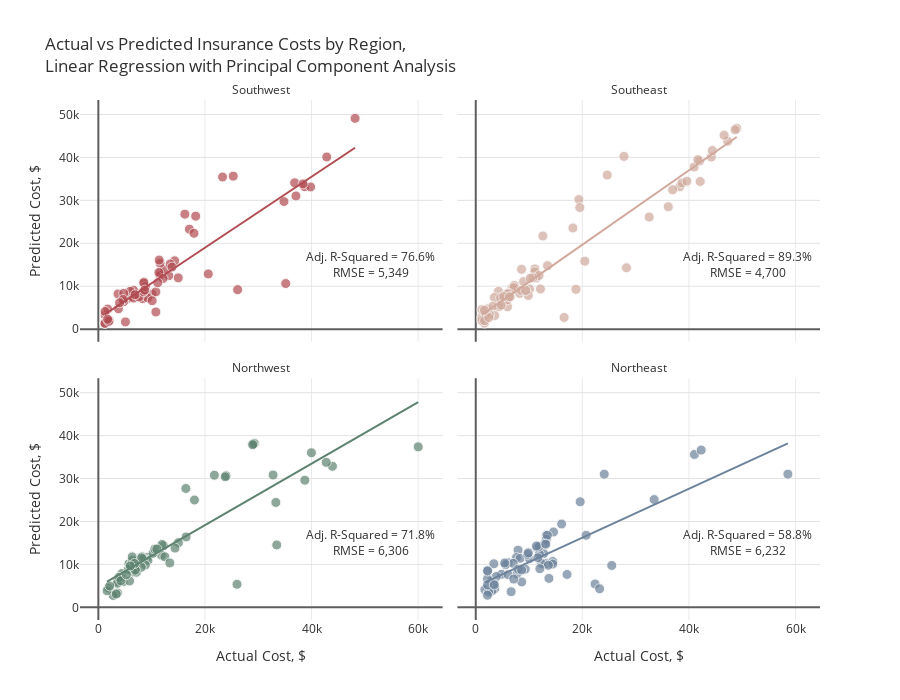

The notebook cell saved with this chart:
### Markdown cell above
<b>5 |</b> Linear Regression with PCA Dimensionality Reduction</b>


With the addition of polynomial features, the number of variables in the dataset increases from 5 to 20. Due to the effects of multicollinearity, I will use Principal Component Analysis (PCA) to reduce the correlation between the features in the linear regression models. Principal Component Analysis is a technique that reduces the dimensionality of a data set by transforming variables that are potentially correlated into linearly uncorrelated principal components.

### Code cell
models=["Linear Regression", "KNN", "SVM", "Gradient Boosting"]
mod_res=pd.DataFrame(columns=["Average RMSE", "Avg. Adjusted R2"], index=models)
regions = ins.region.unique()
s = StandardScaler()

actuals=[]
preds=[]
rmses=[]
r2_scores=[]
adj_r2_scores=[]

for i in regions:
    
    # Filter data by region
    print("\nRegion: {}\n".format(i))
    ins_df = ins[ins.region==i]
    X=ins_df.drop(['charges', 'region'], axis=1)
    y=ins_df.charges
    
    # Add polynomial features
    pf = PolynomialFeatures(degree=2, include_bias=False)
    X_pf = pd.DataFrame(data=pf.fit_transform(X), columns=pf.get_feature_names_out(X.columns))
    
    # Create training and test sets
    X_train, X_test, y_train, y_test = train_test_split(X_pf, y, test_size=0.2, random_state=1)
    
    # Scale features
    X_train_scaled = s.fit_transform(X_train)
    X_test_scaled = s.transform(X_test)
    
    # PCA
    pca = PCA(.95)
    X_train_pca=pca.fit_transform(X_train_scaled)
    X_test_pca=pca.transform(X_test_scaled)
    print("Number of Principal Components = {}".format(pca.n_components_))
    print("Train Shape:{} {}  Test Shape:{} {}".format(X_train_pca.shape, y_train.shape, X_test_pca.shape, y_test.shape))
    
    # Linear Regression
    lr = LinearRegression().fit(X_train_pca, y_train)
    y_pred=lr.predict(X_test_pca)
    rmse=np.sqrt(mean_squared_error(y_test, y_pred)).round(2)
    r2=r2_score(y_test, y_pred)
    adj_r2 = 1 - (1-r2)*(len(y_test)-1)/(len(y_test)-X_test_pca.shape[1]-1)
    
    actuals.append(pd.Series(y_test, name='actuals').reset_index())
    preds.append(pd.Series(y_pred, name='preds').reset_index(drop=True))
    rmses.append(rmse)
    r2_scores.append(r2)
    adj_r2_scores.append(adj_r2)
    
    print("Test Error (RMSE) = {:,}".format(rmse))
    print("R-Squared = {:.2f}%, Adjusted R-Squared = {:.2f}%".format(r2*100, adj_r2*100))
    if i != 'Northeast':
        print("__________________________")

# Plot results
for i in range(0,4):
    actuals[i].loc[:,'index']=regions[i]
actual = pd.concat([actuals[i] for i in range(4)], axis = 0)
pred = pd.concat([preds[i] for i in range(4)], axis = 0)
df = pd.concat([actual, pred], axis=1).reset_index(drop=True)
col = ["#B14B51", '#D0A99C', '#5D8370','#6C839B']
fig = px.scatter(df, x="actuals", y="preds", color="index", trendline="ols", height=700,
                 title="Actual vs Predicted Insurance Costs by Region,<br>Linear Regression with Principal Component Analysis",
                 color_discrete_sequence=col, opacity=0.7, facet_col='index', facet_col_wrap=2)

fig.for_each_annotation(lambda a: a.update(text=a.text.split("=")[-1]))
fig.add_annotation(text="Adj. R-Squared = {:.1f}%<br>RMSE = {:,.0f}".format(adj_r2_scores[0]*100,rmses[0]),
                   x=51e3,y=15e3, row=2,col=1, showarrow=False)
fig.add_annotation(text="Adj. R-Squared = {:.1f}%<br>RMSE = {:,.0f}".format(adj_r2_scores[1]*100,rmses[1]),
                   x=51e3,y=15e3, row=2,col=2, showarrow=False)
fig.add_annotation(text="Adj. R-Squared = {:.1f}%<br>RMSE = {:,.0f}".format(adj_r2_scores[2]*100,rmses[2]),
                   x=51e3,y=15e3, row=1,col=1, showarrow=False)
fig.add_annotation(text="Adj. R-Squared = {:.1f}%<br>RMSE = {:,.0f}".format(adj_r2_scores[3]*100,rmses[3]),
                   x=51e3,y=15e3, row=1,col=2, showarrow=False)

fig.update_traces(hovertemplate="Actual Cost: %{x:$,.2f}<br>Predicted Cost: %{y:$,.2f}",
                  marker=dict(size=10, line=dict(width=1,color="#F7F7F7")),
                  selector=dict(mode="markers"), showlegend=False)
fig.update_xaxes(title="Actual Cost, $", row=1)
fig.update_xaxes(showgrid=True, gridwidth=1, gridcolor='#EAEAEA',
                 zeroline=True, zerolinewidth=2, zerolinecolor='#5E5E5E')
fig.update_yaxes(title="Predicted Cost, $", col=1)
fig.update_yaxes(showgrid=True, gridwidth=1, gridcolor='#E3E3E3',
                 zeroline=True, zerolinewidth=2, zerolinecolor='#5E5E5E')
fig.update_layout(font_color="#303030", paper_bgcolor="white", plot_bgcolor="white")
fig.show()

### Figure 1 — Plotly figure (JSON) as saved in the notebook; plotly's stock layout.template omitted (floating-point values rounded to 4 significant figures)
{"data": [{"hovertemplate": "Actual Cost: %{x:$,.2f}<br>Predicted Cost: %{y:$,.2f}", "legendgroup": "Southwest", "marker": {"color": "#B14B51", "line": {"color": "#F7F7F7", "width": 1}, "opacity": 0.7, "size": 10, "symbol": "circle"}, "mode": "markers", "name": "Southwest", "orientation": "v", "showlegend": false, "type": "scatter", "x": [3761.0, 11670.0, 6312.0, 14320.0, 11550.0, 5080.0, 8269.0, 3693.0, 36840.0, 13220.0, 23310.0, 35160.0, 12350.0, 10070.0, 5488.0, 38710.0, 7197.0, 6572.0, 5980.0, 34830.0, 6600.0, 39840.0, 1256.0, 1242.0, 4762.0, 9265.0, 13470.0, 1759.0, 1242.0, 48170.0, 16230.0, 25310.0, 10790.0, 4751.0, 8557.0, 42860.0, 8278.0, 11580.0, 7624.0, 12150.0, 20630.0, 4647.0, 26140.0, 2008.0, 8444.0, 17080.0, 13820.0, 8825.0, 37080.0, 10100.0, 11410.0, 14990.0, 11360.0, 6876.0, 10800.0, 18260.0, 1262.0, 17940.0, 11150.0, 38420.0, 8522.0, 8703.0, 3988.0, 1965.0, 1743.0], "xaxis": "x3", "y": [4749.0, 13330.0, 7583.0, 15920.0, 12520.0, 1687.0, 7105.0, 8204.0, 34080.0, 12450.0, 35440.0, 10630.0, 13940.0, 8197.0, 7163.0, 33190.0, 8343.0, 9079.0, 8811.0, 29720.0, 7232.0, 33130.0, 3290.0, 1410.0, 8344.0, 7285.0, 15180.0, 4676.0, 1323.0, 49110.0, 26790.0, 35640.0, 8684.0, 6399.0, 10970.0, 40100.0, 8584.0, 15370.0, 7492.0, 11790.0, 12860.0, 6900.0, 9193.0, 2091.0, 8762.0, 23290.0, 14450.0, 9915.0, 31030.0, 6624.0, 16090.0, 11940.0, 13190.0, 8020.0, 3993.0, 26320.0, 4100.0, 22340.0, 10800.0, 33840.0, 10790.0, 9097.0, 6162.0, 1808.0, 2304.0], "yaxis": "y3"}, {"hovertemplate": "<b>OLS trendline</b><br>preds = 0.826689 * actuals + 2433.4<br>R<sup>2</sup>=0.792960<br><br>index=Southwest<br>actuals=%{x}<br>preds=%{y} <b>(trend)</b><extra></extra>", "legendgroup": "Southwest", "marker": {"color": "#B14B51", "symbol": "circle"}, "mode": "lines", "name": "Southwest", "showlegend": false, "type": "scatter", "x": [1242.0, 1242.0, 1256.0, 1262.0, 1743.0, 1759.0, 1965.0, 2008.0, 3693.0, 3761.0, 3988.0, 4647.0, 4751.0, 4762.0, 5080.0, 5488.0, 5980.0, 6312.0, 6572.0, 6600.0, 6876.0, 7197.0, 7624.0, 8269.0, 8278.0, 8444.0, 8522.0, 8557.0, 8703.0, 8825.0, 9265.0, 10070.0, 10100.0, 10790.0, 10800.0, 11150.0, 11360.0, 11410.0, 11550.0, 11580.0, 11670.0, 12150.0, 12350.0, 13220.0, 13470.0, 13820.0, 14320.0, 14990.0, 16230.0, 17080.0, 17940.0, 18260.0, 20630.0, 23310.0, 25310.0, 26140.0, 34830.0, 35160.0, 36840.0, 37080.0, 38420.0, 38710.0, 39840.0, 42860.0, 48170.0], "xaxis": "x3", "y": [3460.0, 3460.0, 3472.0, 3477.0, 3874.0, 3888.0, 4058.0, 4093.0, 5487.0, 5543.0, 5730.0, 6275.0, 6361.0, 6370.0, 6633.0, 6970.0, 7377.0, 7651.0, 7866.0, 7890.0, 8118.0, 8383.0, 8736.0, 9269.0, 9276.0, 9414.0, 9478.0, 9507.0, 9628.0, 9729.0, 10090.0, 10750.0, 10780.0, 11350.0, 11360.0, 11650.0, 11830.0, 11870.0, 11980.0, 12000.0, 12080.0, 12480.0, 12640.0, 13370.0, 13570.0, 13860.0, 14270.0, 14820.0, 15850.0, 16550.0, 17270.0, 17530.0, 19490.0, 21700.0, 23360.0, 24040.0, 31230.0, 31500.0, 32890.0, 33090.0, 34190.0, 34440.0, 35370.0, 37860.0, 42260.0], "yaxis": "y3"}, {"hovertemplate": "Actual Cost: %{x:$,.2f}<br>Predicted Cost: %{y:$,.2f}", "legendgroup": "Southeast", "marker": {"color": "#D0A99C", "line": {"color": "#F7F7F7", "width": 1}, "opacity": 0.7, "size": 10, "symbol": "circle"}, "mode": "markers", "name": "Southeast", "orientation": "v", "showlegend": false, "type": "scatter", "x": [44200.0, 6781.0, 5478.0, 32550.0, 1816.0, 11090.0, 11090.0, 13470.0, 47270.0, 10110.0, 38280.0, 19350.0, 1616.0, 40970.0, 1824.0, 7244.0, 36950.0, 42000.0, 6184.0, 20460.0, 7153.0, 2219.0, 8233.0, 4266.0, 19520.0, 27810.0, 16590.0, 5967.0, 4505.0, 3501.0, 4340.0, 5974.0, 3227.0, 11360.0, 12590.0, 6314.0, 5920.0, 12140.0, 3562.0, 4673.0, 46600.0, 2566.0, 41680.0, 8978.0, 48970.0, 24670.0, 8597.0, 38710.0, 1136.0, 18810.0, 1982.0, 1132.0, 6500.0, 1147.0, 8548.0, 39610.0, 11880.0, 48680.0, 44400.0, 18220.0, 28290.0, 9855.0, 10700.0, 5245.0, 1665.0, 2465.0, 9378.0, 10230.0, 36120.0, 4780.0, 6338.0, 42110.0, 1634.0], "xaxis": "x4", "y": [40100.0, 9501.0, 6655.0, 26110.0, 2083.0, 14030.0, 13350.0, 14780.0, 43790.0, 9337.0, 33170.0, 30190.0, 1396.0, 37760.0, 3428.0, 10180.0, 32460.0, 39180.0, 8410.0, 15840.0, 9674.0, 4735.0, 8339.0, 8813.0, 28320.0, 40240.0, 2725.0, 5203.0, 6267.0, 7373.0, 5204.0, 6838.0, 5344.0, 11930.0, 21700.0, 8256.0, 8220.0, 9354.0, 3181.0, 7295.0, 45170.0, 3363.0, 39450.0, 11060.0, 46790.0, 35900.0, 13930.0, 34070.0, 2796.0, 9269.0, 3481.0, 2024.0, 7521.0, 4557.0, 9034.0, 34470.0, 12500.0, 46440.0, 41590.0, 23570.0, 14290.0, 7841.0, 11970.0, 7573.0, 1985.0, 2698.0, 9008.0, 11860.0, 28520.0, 5586.0, 7527.0, 34390.0, 4421.0], "yaxis": "y4"}, {"hovertemplate": "<b>OLS trendline</b><br>preds = 0.866193 * actuals + 2334.73<br>R<sup>2</sup>=0.905011<br><br>index=Southeast<br>actuals=%{x}<br>preds=%{y} <b>(trend)</b><extra></extra>", "legendgroup": "Southeast", "marker": {"color": "#D0A99C", "symbol": "circle"}, "mode": "lines", "name": "Southeast", "showlegend": false, "type": "scatter", "x": [1132.0, 1136.0, 1147.0, 1616.0, 1634.0, 1665.0, 1816.0, 1824.0, 1982.0, 2219.0, 2465.0, 2566.0, 3227.0, 3501.0, 3562.0, 4266.0, 4340.0, 4505.0, 4673.0, 4780.0, 5245.0, 5478.0, 5920.0, 5967.0, 5974.0, 6184.0, 6314.0, 6338.0, 6500.0, 6781.0, 7153.0, 7244.0, 8233.0, 8548.0, 8597.0, 8978.0, 9378.0, 9855.0, 10110.0, 10230.0, 10700.0, 11090.0, 11090.0, 11360.0, 11880.0, 12140.0, 12590.0, 13470.0, 16590.0, 18220.0, 18810.0, 19350.0, 19520.0, 20460.0, 24670.0, 27810.0, 28290.0, 32550.0, 36120.0, 36950.0, 38280.0, 38710.0, 39610.0, 40970.0, 41680.0, 42000.0, 42110.0, 44200.0, 44400.0, 46600.0, 47270.0, 48680.0, 48970.0], "xaxis": "x4", "y": [3315.0, 3319.0, 3328.0, 3734.0, 3750.0, 3777.0, 3908.0, 3915.0, 4051.0, 4257.0, 4470.0, 4558.0, 5130.0, 5367.0, 5420.0, 6030.0, 6094.0, 6237.0, 6383.0, 6475.0, 6878.0, 7080.0, 7463.0, 7503.0, 7510.0, 7692.0, 7804.0, 7825.0, 7965.0, 8209.0, 8530.0, 8609.0, 9466.0, 9739.0, 9781.0, 10110.0, 10460.0, 10870.0, 11090.0, 11190.0, 11610.0, 11940.0, 11940.0, 12180.0, 12630.0, 12850.0, 13240.0, 14000.0, 16700.0, 18120.0, 18620.0, 19100.0, 19240.0, 20060.0, 23700.0, 26420.0, 26840.0, 30530.0, 33630.0, 34340.0, 35490.0, 35860.0, 36650.0, 37830.0, 38430.0, 38710.0, 38810.0, 40620.0, 40790.0, 42700.0, 43280.0, 44500.0, 44750.0], "yaxis": "y4"}, {"hovertemplate": "Actual Cost: %{x:$,.2f}<br>Predicted Cost: %{y:$,.2f}", "legendgroup": "Northwest", "marker": {"color": "#5D8370", "line": {"color": "#F7F7F7", "width": 1}, "opacity": 0.7, "size": 10, "symbol": "circle"}, "mode": "markers", "name": "Northwest", "orientation": "v", "showlegend": false, "type": "scatter", "x": [9174.0, 4433.0, 21770.0, 7732.0, 33470.0, 4618.0, 3594.0, 12240.0, 6204.0, 11840.0, 4467.0, 8163.0, 6394.0, 1906.0, 23970.0, 2775.0, 3538.0, 32790.0, 6112.0, 9302.0, 11950.0, 6389.0, 23810.0, 10260.0, 4244.0, 16460.0, 8413.0, 26020.0, 60020.0, 3580.0, 12480.0, 5856.0, 7154.0, 1636.0, 6987.0, 43920.0, 15020.0, 29330.0, 5630.0, 8827.0, 8060.0, 5729.0, 14380.0, 29140.0, 38750.0, 3877.0, 42760.0, 6374.0, 28950.0, 16420.0, 10600.0, 18030.0, 39980.0, 6941.0, 4240.0, 6361.0, 8116.0, 6797.0, 2137.0, 33310.0, 13420.0, 10980.0, 3353.0, 5261.0, 5990.0], "xaxis": "x", "y": [11660.0, 7887.0, 30780.0, 10690.0, 14530.0, 5954.0, 3359.0, 14340.0, 8680.0, 12150.0, 6947.0, 11770.0, 9061.0, 4480.0, 30650.0, 2758.0, 5982.0, 30830.0, 8838.0, 10920.0, 14640.0, 8218.0, 30410.0, 12590.0, 6877.0, 16390.0, 11310.0, 5367.0, 37390.0, 5602.0, 11770.0, 6135.0, 8184.0, 3860.0, 10620.0, 32860.0, 15060.0, 38210.0, 8838.0, 9857.0, 9343.0, 10130.0, 13800.0, 38090.0, 29620.0, 7005.0, 33780.0, 10980.0, 37880.0, 27690.0, 13580.0, 25000.0, 36010.0, 8666.0, 6200.0, 11760.0, 11520.0, 10210.0, 4981.0, 24440.0, 10340.0, 13600.0, 3104.0, 7627.0, 9645.0], "yaxis": "y"}, {"hovertemplate": "<b>OLS trendline</b><br>preds = 0.716568 * actuals + 4799.83<br>R<sup>2</sup>=0.751236<br><br>index=Northwest<br>actuals=%{x}<br>preds=%{y} <b>(trend)</b><extra></extra>", "legendgroup": "Northwest", "marker": {"color": "#5D8370", "symbol": "circle"}, "mode": "lines", "name": "Northwest", "showlegend": false, "type": "scatter", "x": [1636.0, 1906.0, 2137.0, 2775.0, 3353.0, 3538.0, 3580.0, 3594.0, 3877.0, 4240.0, 4244.0, 4433.0, 4467.0, 4618.0, 5261.0, 5630.0, 5729.0, 5856.0, 5990.0, 6112.0, 6204.0, 6361.0, 6374.0, 6389.0, 6394.0, 6797.0, 6941.0, 6987.0, 7154.0, 7732.0, 8060.0, 8116.0, 8163.0, 8413.0, 8827.0, 9174.0, 9302.0, 10260.0, 10600.0, 10980.0, 11840.0, 11950.0, 12240.0, 12480.0, 13420.0, 14380.0, 15020.0, 16420.0, 16460.0, 18030.0, 21770.0, 23810.0, 23970.0, 26020.0, 28950.0, 29140.0, 29330.0, 32790.0, 33310.0, 33470.0, 38750.0, 39980.0, 42760.0, 43920.0, 60020.0], "xaxis": "x", "y": [5972.0, 6166.0, 6331.0, 6788.0, 7203.0, 7335.0, 7365.0, 7375.0, 7578.0, 7838.0, 7841.0, 7977.0, 8000.0, 8109.0, 8570.0, 8834.0, 8905.0, 8996.0, 9092.0, 9180.0, 9245.0, 9358.0, 9367.0, 9378.0, 9381.0, 9670.0, 9773.0, 9806.0, 9926.0, 10340.0, 10580.0, 10620.0, 10650.0, 10830.0, 11130.0, 11370.0, 11470.0, 12160.0, 12400.0, 12670.0, 13280.0, 13360.0, 13570.0, 13740.0, 14410.0, 15110.0, 15560.0, 16570.0, 16590.0, 17720.0, 20400.0, 21860.0, 21970.0, 23440.0, 25540.0, 25680.0, 25820.0, 28290.0, 28670.0, 28780.0, 32560.0, 33450.0, 35440.0, 36270.0, 47810.0], "yaxis": "y"}, {"hovertemplate": "Actual Cost: %{x:$,.2f}<br>Predicted Cost: %{y:$,.2f}", "legendgroup": "Northeast", "marker": {"color": "#6C839B", "line": {"color": "#F7F7F7", "width": 1}, "opacity": 0.7, "size": 10, "symbol": "circle"}, "mode": "markers", "name": "Northeast", "orientation": "v", "showlegend": false, "type": "scatter", "x": [58570.0, 41030.0, 13130.0, 17130.0, 13220.0, 42300.0, 8628.0, 11510.0, 13230.0, 12730.0, 3559.0, 14590.0, 13020.0, 6113.0, 4847.0, 14450.0, 9282.0, 5595.0, 2204.0, 6641.0, 12320.0, 7935.0, 3858.0, 1712.0, 2727.0, 7639.0, 3044.0, 25520.0, 11940.0, 3393.0, 14450.0, 33480.0, 20710.0, 8334.0, 2218.0, 11880.0, 11390.0, 10070.0, 2396.0, 7730.0, 2211.0, 3385.0, 24110.0, 2206.0, 9723.0, 13620.0, 11660.0, 6067.0, 19590.0, 2217.0, 22400.0, 12030.0, 9866.0, 16120.0, 7050.0, 5429.0, 13430.0, 2196.0, 7986.0, 13730.0, 3482.0, 13140.0, 23240.0, 7134.0, 8606.0], "xaxis": "x2", "y": [31030.0, 35620.0, 10180.0, 7659.0, 16790.0, 36630.0, 5919.0, 13910.0, 15830.0, 12530.0, 4328.0, 17560.0, 14910.0, 10380.0, 7699.0, 10680.0, 8881.0, 9935.0, 4646.0, 3638.0, 10190.0, 13320.0, 7174.0, 4129.0, 6016.0, 11580.0, 3852.0, 9755.0, 12370.0, 10140.0, 10080.0, 25120.0, 16780.0, 11420.0, 8534.0, 14190.0, 14280.0, 11360.0, 3534.0, 7825.0, 6657.0, 5474.0, 31020.0, 5242.0, 12350.0, 9795.0, 11550.0, 7602.0, 24590.0, 8494.0, 5448.0, 9004.0, 12700.0, 19410.0, 10240.0, 10330.0, 16770.0, 2810.0, 8891.0, 6740.0, 5233.0, 14700.0, 4326.0, 6581.0, 8695.0], "yaxis": "y2"}, {"hovertemplate": "<b>OLS trendline</b><br>preds = 0.569433 * actuals + 4826.1<br>R<sup>2</sup>=0.641782<br><br>index=Northeast<br>actuals=%{x}<br>preds=%{y} <b>(trend)</b><extra></extra>", "legendgroup": "Northeast", "marker": {"color": "#6C839B", "symbol": "circle"}, "mode": "lines", "name": "Northeast", "showlegend": false, "type": "scatter", "x": [1712.0, 2196.0, 2204.0, 2206.0, 2211.0, 2217.0, 2218.0, 2396.0, 2727.0, 3044.0, 3385.0, 3393.0, 3482.0, 3559.0, 3858.0, 4847.0, 5429.0, 5595.0, 6067.0, 6113.0, 6641.0, 7050.0, 7134.0, 7639.0, 7730.0, 7935.0, 7986.0, 8334.0, 8606.0, 8628.0, 9282.0, 9723.0, 9866.0, 10070.0, 11390.0, 11510.0, 11660.0, 11880.0, 11940.0, 12030.0, 12320.0, 12730.0, 13020.0, 13130.0, 13140.0, 13220.0, 13230.0, 13430.0, 13620.0, 13730.0, 14450.0, 14450.0, 14590.0, 16120.0, 17130.0, 19590.0, 20710.0, 22400.0, 23240.0, 24110.0, 25520.0, 33480.0, 41030.0, 42300.0, 58570.0], "xaxis": "x2", "y": [5801.0, 6077.0, 6081.0, 6082.0, 6085.0, 6089.0, 6089.0, 6191.0, 6379.0, 6560.0, 6754.0, 6758.0, 6809.0, 6852.0, 7023.0, 7586.0, 7917.0, 8012.0, 8281.0, 8307.0, 8607.0, 8841.0, 8888.0, 9176.0, 9228.0, 9345.0, 9373.0, 9572.0, 9727.0, 9739.0, 10110.0, 10360.0, 10440.0, 10560.0, 11310.0, 11380.0, 11460.0, 11590.0, 11620.0, 11680.0, 11840.0, 12080.0, 12240.0, 12300.0, 12310.0, 12360.0, 12360.0, 12470.0, 12580.0, 12640.0, 13050.0, 13060.0, 13130.0, 14000.0, 14580.0, 15980.0, 16620.0, 17580.0, 18060.0, 18550.0, 19360.0, 23890.0, 28190.0, 28920.0, 38180.0], "yaxis": "y2"}], "layout": {"annotations": [{"showarrow": false, "text": "Northwest", "x": 0.245, "xanchor": "center", "xref": "paper", "y": 0.465, "yanchor": "bottom", "yref": "paper"}, {"showarrow": false, "text": "Northeast", "x": 0.755, "xanchor": "center", "xref": "paper", "y": 0.465, "yanchor": "bottom", "yref": "paper"}, {"showarrow": false, "text": "Southwest", "x": 0.245, "xanchor": "center", "xref": "paper", "y": 1.0, "yanchor": "bottom", "yref": "paper"}, {"showarrow": false, "text": "Southeast", "x": 0.755, "xanchor": "center", "xref": "paper", "y": 1.0, "yanchor": "bottom", "yref": "paper"}, {"showarrow": false, "text": "Adj. R-Squared = 76.6%<br>RMSE = 5,349", "x": 51000, "xref": "x3", "y": 15000, "yref": "y3"}, {"showarrow": false, "text": "Adj. R-Squared = 89.3%<br>RMSE = 4,700", "x": 51000, "xref": "x4", "y": 15000, "yref": "y4"}, {"showarrow": false, "text": "Adj. R-Squared = 71.8%<br>RMSE = 6,306", "x": 51000, "xref": "x", "y": 15000, "yref": "y"}, {"showarrow": false, "text": "Adj. R-Squared = 58.8%<br>RMSE = 6,232", "x": 51000, "xref": "x2", "y": 15000, "yref": "y2"}], "font": {"color": "#303030"}, "height": 700, "legend": {"title": {"text": "index"}, "tracegroupgap": 0}, "paper_bgcolor": "white", "plot_bgcolor": "white", "title": {"text": "Actual vs Predicted Insurance Costs by Region,<br>Linear Regression with Principal Component Analysis"}, "xaxis": {"anchor": "y", "domain": [0, 0.49], "gridcolor": "#EAEAEA", "gridwidth": 1, "showgrid": true, "title": {"text": "Actual Cost, $"}, "zeroline": true, "zerolinecolor": "#5E5E5E", "zerolinewidth": 2}, "xaxis2": {"anchor": "y2", "domain": [0.51, 1], "gridcolor": "#EAEAEA", "gridwidth": 1, "matches": "x", "showgrid": true, "title": {"text": "Actual Cost, $"}, "zeroline": true, "zerolinecolor": "#5E5E5E", "zerolinewidth": 2}, "xaxis3": {"anchor": "y3", "domain": [0, 0.49], "gridcolor": "#EAEAEA", "gridwidth": 1, "matches": "x", "showgrid": true, "showticklabels": false, "zeroline": true, "zerolinecolor": "#5E5E5E", "zerolinewidth": 2}, "xaxis4": {"anchor": "y4", "domain": [0.51, 1], "gridcolor": "#EAEAEA", "gridwidth": 1, "matches": "x", "showgrid": true, "showticklabels": false, "zeroline": true, "zerolinecolor": "#5E5E5E", "zerolinewidth": 2}, "yaxis": {"anchor": "x", "domain": [0, 0.465], "gridcolor": "#E3E3E3", "gridwidth": 1, "showgrid": true, "title": {"text": "Predicted Cost, $"}, "zeroline": true, "zerolinecolor": "#5E5E5E", "zerolinewidth": 2}, "yaxis2": {"anchor": "x2", "domain": [0, 0.465], "gridcolor": "#E3E3E3", "gridwidth": 1, "matches": "y", "showgrid": true, "showticklabels": false, "zeroline": true, "zerolinecolor": "#5E5E5E", "zerolinewidth": 2}, "yaxis3": {"anchor": "x3", "domain": [0.535, 1.0], "gridcolor": "#E3E3E3", "gridwidth": 1, "matches": "y", "showgrid": true, "title": {"text": "Predicted Cost, $"}, "zeroline": true, "zerolinecolor": "#5E5E5E", "zerolinewidth": 2}, "yaxis4": {"anchor": "x4", "domain": [0.535, 1.0], "gridcolor": "#E3E3E3", "gridwidth": 1, "matches": "y", "showgrid": true, "showticklabels": false, "zeroline": true, "zerolinecolor": "#5E5E5E", "zerolinewidth": 2}}}
